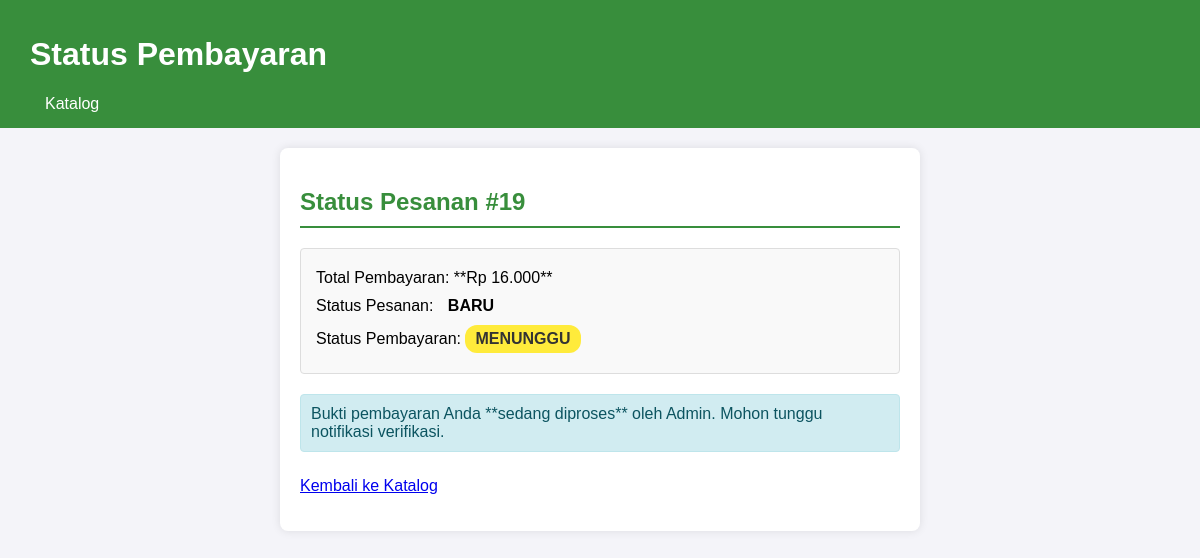
The page /konfirmasi_pembayaran.php?id=19 (signed in) on the database its author committed.
### tables this page shows
CREATE TABLE `pembayaran` (
  `id_pembayaran` int(11) NOT NULL,
  `id_pesanan` int(11) NOT NULL,
  `metode` enum('transfer','manual') NOT NULL,
  `bukti` varchar(255) DEFAULT NULL,
  `tanggal_bayar` datetime NOT NULL,
  `status_verifikasi` enum('menunggu','terverifikasi','ditolak') NOT NULL,
  `bukti_pembayaran` varchar(255) DEFAULT NULL
);

CREATE TABLE `pesanan` (
  `id_pesanan` int(11) NOT NULL,
  `id_user` int(11) NOT NULL,
  `tanggal_pesan` datetime NOT NULL,
  `total_harga` decimal(10,2) NOT NULL,
  `status_pesanan` enum('baru','diproses','dikirim','selesai','dibatalkan') NOT NULL
);

### konfirmasi_pembayaran.php (the view, shortened to what this page needs)
<?php
include('connection.php');
$id_user = $_SESSION['id_user'];
$id_pesanan = (int)$_GET['id'];
$error_message = '';
$pesanan = null;
$stmt_detail = $conn->prepare("SELECT
    p.total_harga,
    p.status_pesanan,
    pm.status_verifikasi,
    pm.bukti_pembayaran
FROM pesanan p
JOIN pembayaran pm ON p.id_pesanan = pm.id_pesanan
WHERE p.id_pesanan = ? AND p.id_user = ?");
$stmt_detail->bind_param("ii", $id_pesanan, $id_user);
$stmt_detail->execute();
$result_detail = $stmt_detail->get_result();
if ($result_detail->num_rows === 1) {
    $pesanan = $result_detail->fetch_assoc();
} else {
    if (empty($error_message)) {
        $error_message = "ID Pesanan tidak ditemukan atau bukan milik Anda.";
    }
}
?>
<!DOCTYPE html>
<html lang="id">
<head>
</head>
<body>
    <header>
        <h1>Status Pembayaran</h1>
        <nav>
            <a href="index.php">Katalog</a>
        </nav>
    </header>
    <div class="container">
        <?php if ($pesanan): ?>
            <h2>Status Pesanan #<?php echo $id_pesanan; ?></h2>
            <div class="info-box">
                <p>Total Pembayaran: **Rp <?php echo number_format($pesanan['total_harga'], 0, ',', '.'); ?>**</p>
                <p>Status Pesanan:
                    <span class="status-badge status-<?php echo str_replace(' ', '-', strtolower($pesanan['status_pesanan'])); ?>">
                        <?php echo strtoupper($pesanan['status_pesanan']); ?>
                    </span>
                </p>
                <p>Status Pembayaran:
                    <span class="status-badge status-<?php echo str_replace(' ', '-', strtolower($pesanan['status_verifikasi'])); ?>">
                        <?php echo strtoupper($pesanan['status_verifikasi'] ?? 'BELUM BAYAR'); ?>
                    </span>
                </p>
            </div>
            <?php
            if ($pesanan['status_verifikasi'] == 'menunggu'):
            ?>
                    <div class="alert-info">
                        Bukti pembayaran Anda **sedang diproses** oleh Admin. Mohon tunggu notifikasi verifikasi.
                    </div>
            <?php
            elseif ($pesanan['status_verifikasi'] == 'terverifikasi'):
            ?>
                    <div class="alert-success">
                        Pembayaran Anda **BERHASIL DIVERIFIKASI**! Pesanan Anda akan segera disiapkan.
                    </div>
            <?php
            elseif ($pesanan['status_verifikasi'] == 'ditolak'):
            ?>
                    <div class="alert-error">
                        Konfirmasi pembayaran Anda **DITOLAK**. Harap hubungi Admin untuk petunjuk lebih lanjut.
                    </div>
            <?php
            else:
            ?>
                    <div class="alert-info">
                        Untuk memproses pesanan, harap lakukan transfer dan hubungi Admin.
                    </div>
            <?php
            endif;
            ?>
        <?php endif; ?>
        <p style="margin-top: 25px;"><a href="index.php">Kembali ke Katalog</a></p>
    </div>
</body>
</html>

### konfirmasi_pembayaran.php (style rules this page uses)
body { font-family: sans-serif; margin: 0; background-color: #f4f4f9; }
header { background-color: #388e3c; color: white; padding: 15px 30px; }
header a { color: white; text-decoration: none; margin-left: 15px; }
.container { max-width: 600px; margin: 20px auto; padding: 20px; background: white; border-radius: 8px; box-shadow: 0 0 10px rgba(0,0,0,0.1); }
h2 { color: #388e3c; border-bottom: 2px solid #388e3c; padding-bottom: 10px; margin-bottom: 20px; }
.info-box { border: 1px solid #ddd; padding: 15px; border-radius: 4px; margin-bottom: 20px; background-color: #f9f9f9; }
.info-box p { margin: 5px 0; }
.status-badge { display: inline-block; padding: 5px 10px; border-radius: 12px; font-weight: bold; }
.status-menunggu-verifikasi, .status-menunggu { background-color: #ffeb3b; color: #333; }
.alert-info { color: #0c5460; border: 1px solid #bee5eb; padding: 10px; margin-bottom: 15px; background-color: #d1ecf1; border-radius: 4px; }

### rows shown on the page
pembayaran: id_pesanan.total_harga "16.000", id_pesanan.status_pesanan "BARU", status_verifikasi "MENUNGGU"

### other values the page prints
$id_pesanan "19"
